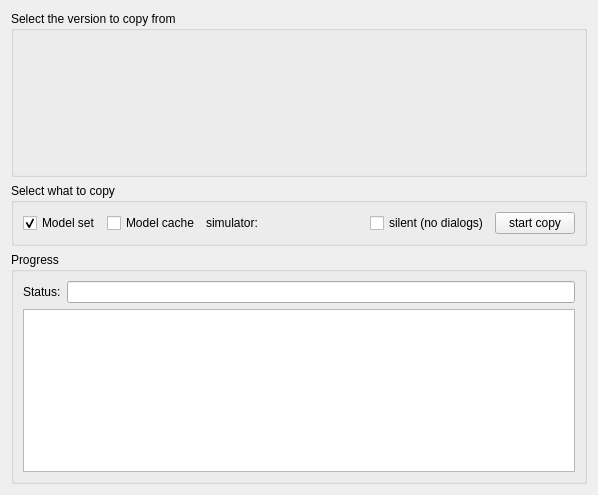
<?xml version="1.0" encoding="UTF-8"?>
<ui version="4.0">
 <class>CCopyModelsFromOtherSwiftVersionsComponent</class>
 <widget class="QFrame" name="CCopyModelsFromOtherSwiftVersionsComponent">
  <property name="geometry">
   <rect>
    <x>0</x>
    <y>0</y>
    <width>583</width>
    <height>495</height>
   </rect>
  </property>
  <property name="windowTitle">
   <string>Copy models from other swift versions</string>
  </property>
  <layout class="QVBoxLayout" name="vl_CopyModelsFromOtherSwiftVersions">
   <item>
    <widget class="QGroupBox" name="gb_OtherSwiftVersions">
     <property name="title">
      <string>Select the version to copy from</string>
     </property>
     <layout class="QVBoxLayout" name="vl_OtherSwiftVersions">
      <item>
       <widget class="swift::gui::components::COtherSwiftVersionsComponent" name="comp_OtherSwiftVersions">
        <property name="minimumSize">
         <size>
          <width>0</width>
          <height>125</height>
         </size>
        </property>
       </widget>
      </item>
     </layout>
    </widget>
   </item>
   <item>
    <widget class="QGroupBox" name="gb_WhatToCopy">
     <property name="title">
      <string>Select what to copy</string>
     </property>
     <layout class="QHBoxLayout" name="hl_WhatToCopy">
      <item>
       <widget class="QCheckBox" name="cb_ModelSet">
        <property name="text">
         <string>Model set</string>
        </property>
        <property name="checked">
         <bool>true</bool>
        </property>
       </widget>
      </item>
      <item>
       <widget class="QCheckBox" name="cb_ModelCache">
        <property name="text">
         <string>Model cache</string>
        </property>
       </widget>
      </item>
      <item>
       <widget class="QLabel" name="lbl_Of">
        <property name="text">
         <string>simulator:</string>
        </property>
       </widget>
      </item>
      <item>
       <widget class="swift::gui::components::CSimulatorSelector" name="comp_SimulatorSelector">
        <property name="minimumSize">
         <size>
          <width>100</width>
          <height>0</height>
         </size>
        </property>
       </widget>
      </item>
      <item>
       <spacer name="hs_SelectWhatToCopy">
        <property name="orientation">
         <enum>Qt::Horizontal</enum>
        </property>
        <property name="sizeHint" stdset="0">
         <size>
          <width>40</width>
          <height>20</height>
         </size>
        </property>
       </spacer>
      </item>
      <item>
       <widget class="QCheckBox" name="cb_Silent">
        <property name="text">
         <string>silent (no dialogs)</string>
        </property>
       </widget>
      </item>
      <item>
       <widget class="QPushButton" name="pb_StartCopying">
        <property name="text">
         <string> start copy </string>
        </property>
       </widget>
      </item>
     </layout>
    </widget>
   </item>
   <item>
    <widget class="QGroupBox" name="gb_Progress">
     <property name="title">
      <string>Progress</string>
     </property>
     <layout class="QVBoxLayout" name="vl_Progress">
      <item>
       <widget class="QFrame" name="fr_Status">
        <layout class="QFormLayout" name="fl_Status">
         <property name="leftMargin">
          <number>0</number>
         </property>
         <property name="topMargin">
          <number>0</number>
         </property>
         <property name="rightMargin">
          <number>0</number>
         </property>
         <property name="bottomMargin">
          <number>0</number>
         </property>
         <item row="1" column="0">
          <widget class="QLabel" name="lbl_Status">
           <property name="text">
            <string>Status:</string>
           </property>
          </widget>
         </item>
         <item row="1" column="1">
          <widget class="QLineEdit" name="le_Status">
           <property name="readOnly">
            <bool>true</bool>
           </property>
          </widget>
         </item>
        </layout>
       </widget>
      </item>
      <item>
       <widget class="swift::gui::views::CAircraftModelView" name="tvp_AircraftModels">
        <property name="selectionMode">
         <enum>QAbstractItemView::SingleSelection</enum>
        </property>
        <property name="selectionBehavior">
         <enum>QAbstractItemView::SelectRows</enum>
        </property>
        <attribute name="verticalHeaderVisible">
         <bool>false</bool>
        </attribute>
       </widget>
      </item>
     </layout>
    </widget>
   </item>
  </layout>
 </widget>
 <customwidgets>
  <customwidget>
   <class>swift::gui::components::CSimulatorSelector</class>
   <extends>QFrame</extends>
   <header>gui/components/simulatorselector.h</header>
   <container>1</container>
  </customwidget>
  <customwidget>
   <class>swift::gui::components::COtherSwiftVersionsComponent</class>
   <extends>QFrame</extends>
   <header>gui/components/otherswiftversionscomponent.h</header>
   <container>1</container>
  </customwidget>
  <customwidget>
   <class>swift::gui::views::CAircraftModelView</class>
   <extends>QTableView</extends>
   <header>gui/views/aircraftmodelview.h</header>
  </customwidget>
 </customwidgets>
 <tabstops>
  <tabstop>cb_ModelSet</tabstop>
  <tabstop>cb_ModelCache</tabstop>
  <tabstop>cb_Silent</tabstop>
  <tabstop>pb_StartCopying</tabstop>
  <tabstop>le_Status</tabstop>
  <tabstop>tvp_AircraftModels</tabstop>
 </tabstops>
 <resources/>
 <connections/>
</ui>
